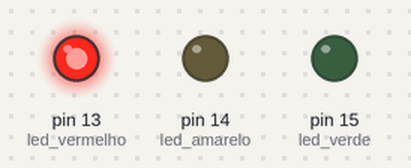
A sketch run on a simulated Arduino Uno, built with avr-gcc and run on an emulated ATmega328P. Shown: output pins drawn as LEDs (lit = HIGH).

Above: at 2.5 s.
At 10.0 s:
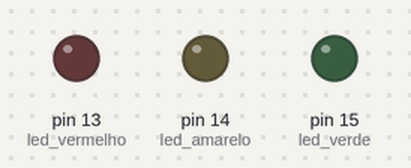
Timing chart, 0 to 19.5 s (numbered marks = the images above):
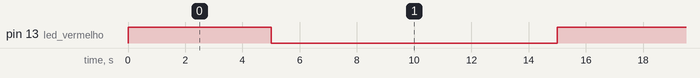

Measured:
- by itself, pin 13 (led_vermelho): alternates HIGH for 5.0 s and LOW for 10.0 s

The sketch:

sem_foro1.ino
```cpp
// C++ code
//
void setup()
{
  pinMode(13, OUTPUT); //led vermelho
  pinMode(14, OUTPUT); //led amarelo
  pinMode(15, OUTPUT); //led verde
}

void loop()
{
  digitalWrite(13, HIGH); //liga led vermelho
  delay(5000); // Wait for 5000 milliseconds
  digitalWrite(13, LOW); //desliga led vermelho

  digitalWrite(12, HIGH);
  delay(3000); // Wait for 3000 milliseconds
  digitalWrite(12, LOW);

  digitalWrite(11, HIGH);
  delay(7000); // Wait for 7000 milliseconds
  digitalWrite(11, LOW);
}
```
